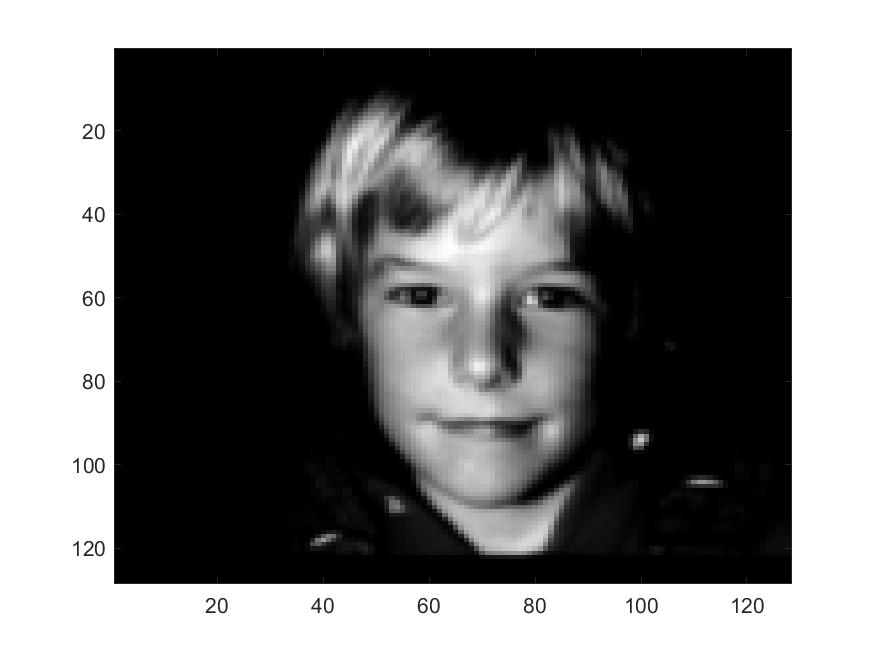
#> input picture data/jpg/1227.jpg, 875 x 656 px
$ python feature_PCA.py
#> lines starting #> are read from the running program, lines starting #| are printed output that depends on the picture; pictures that were not available may be replaced by others from this repository, and a replacement may not be noted
import numpy as np
import cv2

IMAGE_SIZE = (875, 656)


def img2vector(image):
#> called with image = '../data/jpg/1227.jpg'
    rows = IMAGE_SIZE[0]
    cols = IMAGE_SIZE[1]
    img = cv2.imread(image, 0)
#> img is the input picture: shape (656, 875); min 0, max 255, mean 115.3
    img = cv2.resize(img, (cols, rows))
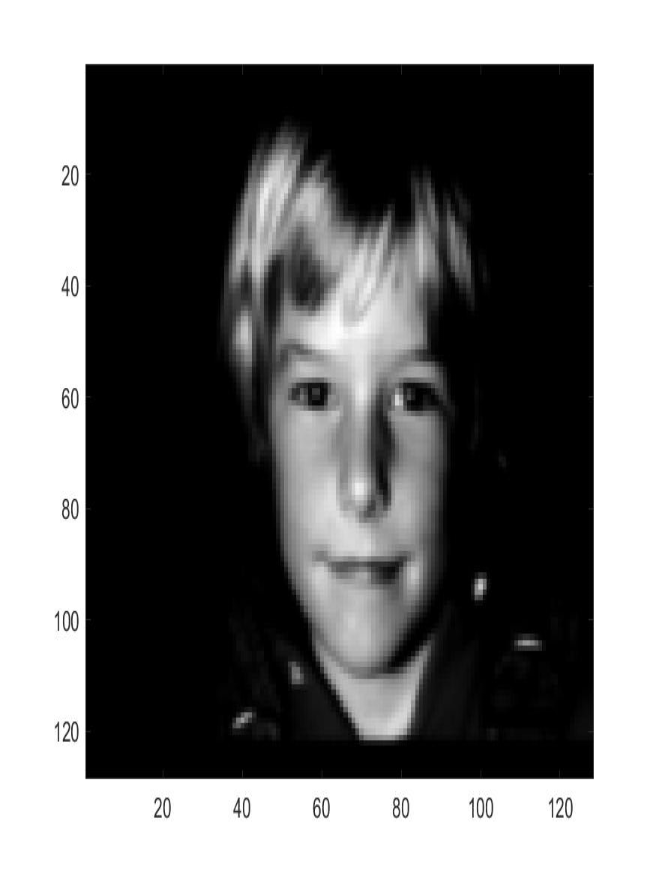
#> img: shape (875, 656); min 0, max 255, mean 115.3
#> (printed output is left out)
    imgVector = np.zeros((1, rows * cols))
    imgVector = np.reshape(img, (1, rows * cols))
    return imgVector


def load_image(path, start, end):
#> called with path = '../data/jpg/', start = 1233, end = 1237
    image_size = IMAGE_SIZE[0] * IMAGE_SIZE[1]
    data_mat = np.zeros((1, image_size))
    for i in range((end - start + 1)):
        # TODO(huakang) Add judging the missing data
        image_num = 1233 + i
        image = path + str(image_num) + '.jpg'
        imgVector = img2vector(image)
#> call 2 of img2vector, with image = '../data/jpg/1233.jpg'
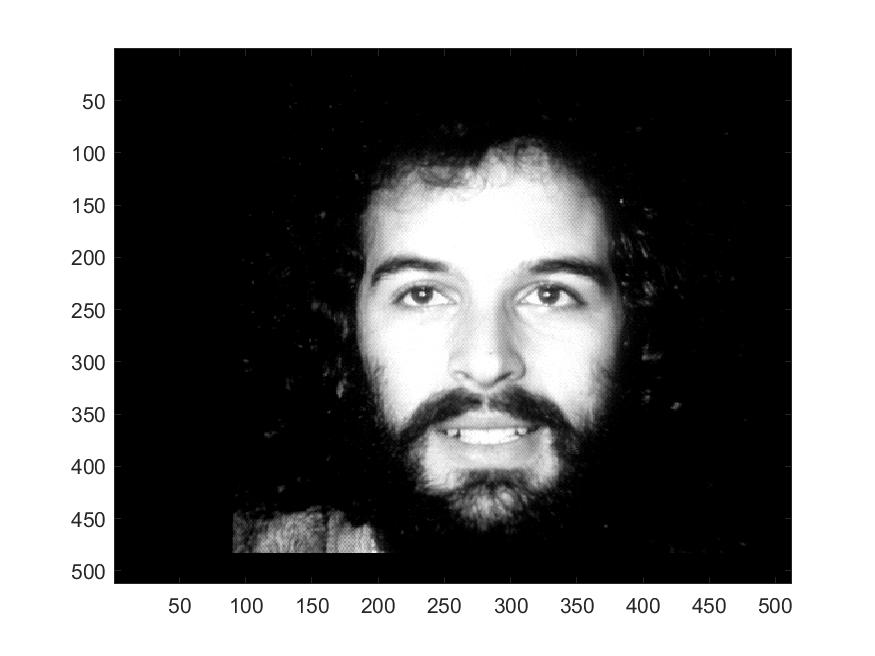
#> input picture data/jpg/2412.jpg, 875 x 656 px, given in place of 1233.jpg, which was not available
#> in img2vector, img is the input picture: shape (656, 875); min 0, max 255, mean 118.4
#> in img2vector (call 2), `img = cv2.resize(img, (cols, rows))`:
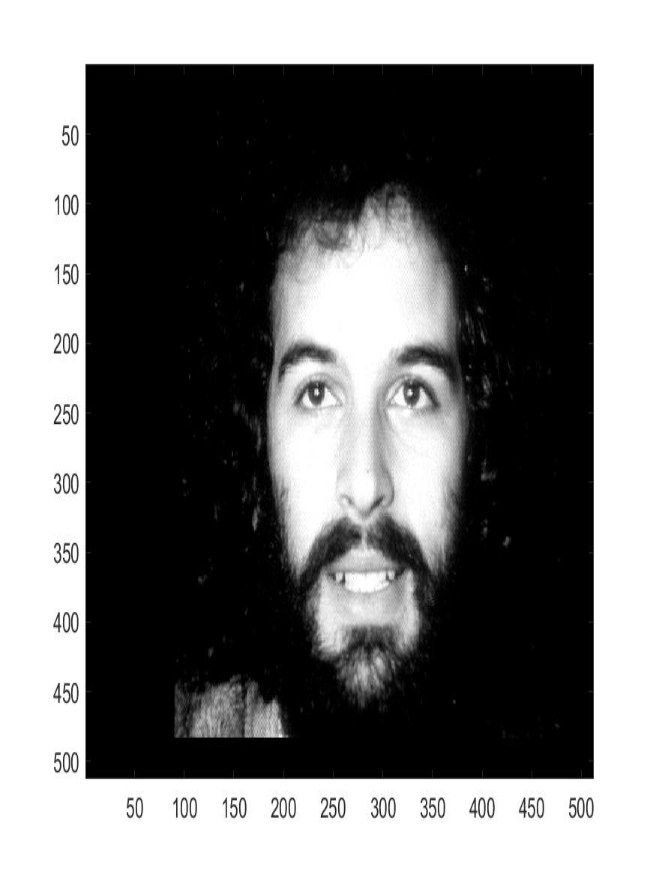
#> img: shape (875, 656); min 0, max 255, mean 118.3
        img_mat = np.reshape(imgVector, (1, image_size))
        data_mat = np.row_stack([data_mat, img_mat])
#> pass 2 of the loop in load_image, `for i in range((end - start + 1)):`:
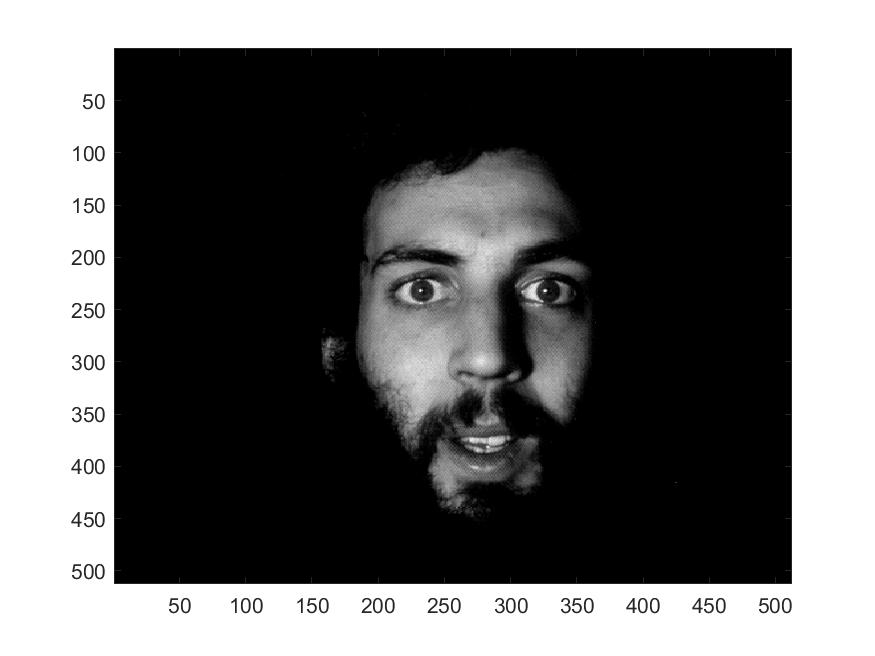
#> input picture data/jpg/2416.jpg, 875 x 656 px, given in place of 1234.jpg, which was not available
#> in img2vector, img is the input picture: shape (656, 875); min 0, max 255, mean 103.7
#> in img2vector (call 3), `img = cv2.resize(img, (cols, rows))`:
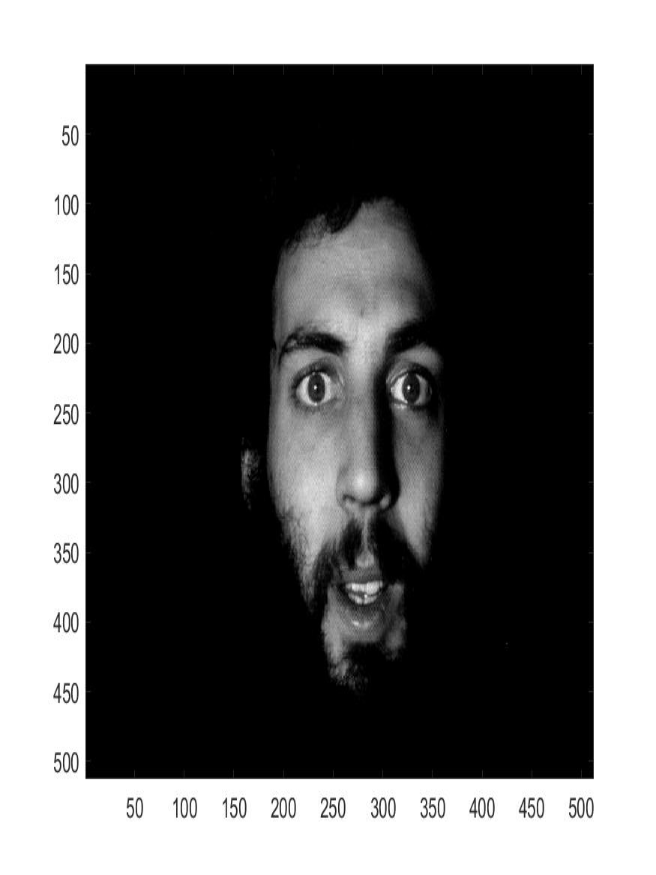
#> img: shape (875, 656); min 0, max 255, mean 103.7

    return data_mat

# TODO(huakang) Add PCA to dimensionality reduction


######################################################
###                  For test                      ###
######################################################
if __name__ == '__main__':
    data_vec = img2vector('../data/jpg/1227.jpg')
    print(data_vec)
#> (the run stopped early here; a loop or call above may not have finished)
